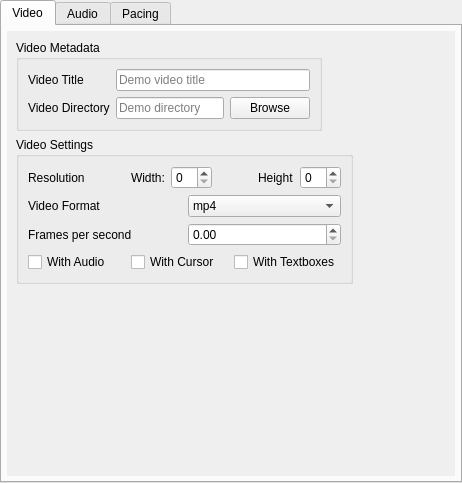
<?xml version="1.0" encoding="UTF-8"?>
<ui version="4.0">
 <class>renderOp</class>
 <widget class="QWidget" name="renderOp">
  <property name="geometry">
   <rect>
    <x>0</x>
    <y>0</y>
    <width>462</width>
    <height>483</height>
   </rect>
  </property>
  <layout class="QVBoxLayout" name="verticalLayout_4">
   <property name="leftMargin">
    <number>0</number>
   </property>
   <property name="topMargin">
    <number>0</number>
   </property>
   <property name="rightMargin">
    <number>0</number>
   </property>
   <property name="bottomMargin">
    <number>0</number>
   </property>
   <item>
    <widget class="QTabWidget" name="renderTabTabs">
     <property name="acceptDrops">
      <bool>false</bool>
     </property>
     <property name="autoFillBackground">
      <bool>false</bool>
     </property>
     <property name="currentIndex">
      <number>0</number>
     </property>
     <property name="elideMode">
      <enum>Qt::ElideRight</enum>
     </property>
     <property name="documentMode">
      <bool>false</bool>
     </property>
     <property name="movable">
      <bool>true</bool>
     </property>
     <widget class="QWidget" name="renderTabVideoTab">
      <attribute name="title">
       <string>Video</string>
      </attribute>
      <layout class="QVBoxLayout" name="verticalLayout_2">
       <property name="leftMargin">
        <number>5</number>
       </property>
       <property name="topMargin">
        <number>5</number>
       </property>
       <property name="rightMargin">
        <number>5</number>
       </property>
       <property name="bottomMargin">
        <number>5</number>
       </property>
       <item>
        <widget class="QScrollArea" name="scrollArea">
         <property name="autoFillBackground">
          <bool>false</bool>
         </property>
         <property name="frameShape">
          <enum>QFrame::NoFrame</enum>
         </property>
         <property name="frameShadow">
          <enum>QFrame::Plain</enum>
         </property>
         <property name="lineWidth">
          <number>0</number>
         </property>
         <property name="widgetResizable">
          <bool>true</bool>
         </property>
         <widget class="QWidget" name="scrollAreaWidgetContents">
          <property name="geometry">
           <rect>
            <x>0</x>
            <y>0</y>
            <width>446</width>
            <height>444</height>
           </rect>
          </property>
          <layout class="QFormLayout" name="formLayout_10">
           <item row="0" column="0">
            <widget class="QGroupBox" name="groupBox">
             <property name="sizePolicy">
              <sizepolicy hsizetype="Expanding" vsizetype="Preferred">
               <horstretch>0</horstretch>
               <verstretch>0</verstretch>
              </sizepolicy>
             </property>
             <property name="title">
              <string>Video Metadata</string>
             </property>
             <layout class="QFormLayout" name="formLayout">
              <item row="0" column="0">
               <widget class="QLabel" name="videoTitleLabel">
                <property name="text">
                 <string>Video Title</string>
                </property>
               </widget>
              </item>
              <item row="0" column="1">
               <widget class="QLineEdit" name="renderOutputTitle">
                <property name="placeholderText">
                 <string>Demo video title</string>
                </property>
               </widget>
              </item>
              <item row="1" column="0">
               <widget class="QLabel" name="videoDirectoryLabel">
                <property name="text">
                 <string>Video Directory</string>
                </property>
               </widget>
              </item>
              <item row="1" column="1">
               <layout class="QHBoxLayout" name="horizontalLayout">
                <property name="spacing">
                 <number>6</number>
                </property>
                <property name="sizeConstraint">
                 <enum>QLayout::SetDefaultConstraint</enum>
                </property>
                <item>
                 <widget class="QLineEdit" name="renderOutputDir">
                  <property name="placeholderText">
                   <string>Demo directory</string>
                  </property>
                 </widget>
                </item>
                <item>
                 <widget class="QPushButton" name="renderBrowseDirBtn">
                  <property name="text">
                   <string>Browse</string>
                  </property>
                 </widget>
                </item>
               </layout>
              </item>
             </layout>
            </widget>
           </item>
           <item row="1" column="0">
            <widget class="QGroupBox" name="groupBox_2">
             <property name="sizePolicy">
              <sizepolicy hsizetype="Expanding" vsizetype="Preferred">
               <horstretch>0</horstretch>
               <verstretch>0</verstretch>
              </sizepolicy>
             </property>
             <property name="title">
              <string>Video Settings</string>
             </property>
             <layout class="QVBoxLayout" name="verticalLayout_3">
              <item>
               <layout class="QHBoxLayout" name="horizontalLayout_2">
                <item>
                 <widget class="QLabel" name="label">
                  <property name="text">
                   <string>Resolution</string>
                  </property>
                 </widget>
                </item>
                <item>
                 <spacer name="horizontalSpacer_2">
                  <property name="orientation">
                   <enum>Qt::Horizontal</enum>
                  </property>
                  <property name="sizeHint" stdset="0">
                   <size>
                    <width>40</width>
                    <height>20</height>
                   </size>
                  </property>
                 </spacer>
                </item>
                <item>
                 <widget class="QLabel" name="label_2">
                  <property name="text">
                   <string>Width:</string>
                  </property>
                 </widget>
                </item>
                <item>
                 <widget class="QSpinBox" name="renderResW"/>
                </item>
                <item>
                 <spacer name="horizontalSpacer">
                  <property name="orientation">
                   <enum>Qt::Horizontal</enum>
                  </property>
                  <property name="sizeType">
                   <enum>QSizePolicy::Fixed</enum>
                  </property>
                  <property name="sizeHint" stdset="0">
                   <size>
                    <width>40</width>
                    <height>20</height>
                   </size>
                  </property>
                 </spacer>
                </item>
                <item>
                 <widget class="QLabel" name="label_3">
                  <property name="text">
                   <string>Height</string>
                  </property>
                 </widget>
                </item>
                <item>
                 <widget class="QSpinBox" name="renderResH"/>
                </item>
               </layout>
              </item>
              <item>
               <layout class="QHBoxLayout" name="horizontalLayout_4">
                <item>
                 <widget class="QLabel" name="videoFormatLabel">
                  <property name="text">
                   <string>Video Format</string>
                  </property>
                 </widget>
                </item>
                <item>
                 <widget class="QComboBox" name="renderOutputFormat">
                  <item>
                   <property name="text">
                    <string>mp4</string>
                   </property>
                  </item>
                  <item>
                   <property name="text">
                    <string>avi</string>
                   </property>
                  </item>
                  <item>
                   <property name="text">
                    <string>mov</string>
                   </property>
                  </item>
                  <item>
                   <property name="text">
                    <string>mkv</string>
                   </property>
                  </item>
                 </widget>
                </item>
               </layout>
              </item>
              <item>
               <layout class="QHBoxLayout" name="horizontalLayout_5">
                <item>
                 <widget class="QLabel" name="label_4">
                  <property name="text">
                   <string>Frames per second</string>
                  </property>
                 </widget>
                </item>
                <item>
                 <widget class="QDoubleSpinBox" name="renderFpsSb"/>
                </item>
               </layout>
              </item>
              <item>
               <layout class="QHBoxLayout" name="horizontalLayout_3">
                <item>
                 <widget class="QCheckBox" name="renderAudioCheck">
                  <property name="text">
                   <string>With Audio</string>
                  </property>
                 </widget>
                </item>
                <item>
                 <widget class="QCheckBox" name="renderCursorCheck">
                  <property name="text">
                   <string>With Cursor</string>
                  </property>
                 </widget>
                </item>
                <item>
                 <widget class="QCheckBox" name="renderTextCheck">
                  <property name="text">
                   <string>With Textboxes</string>
                  </property>
                 </widget>
                </item>
               </layout>
              </item>
             </layout>
            </widget>
           </item>
          </layout>
         </widget>
        </widget>
       </item>
      </layout>
     </widget>
     <widget class="QWidget" name="renderTabAudioTab">
      <attribute name="title">
       <string>Audio</string>
      </attribute>
      <layout class="QVBoxLayout" name="verticalLayout_6">
       <item>
        <widget class="QScrollArea" name="scrollArea_2">
         <property name="widgetResizable">
          <bool>true</bool>
         </property>
         <widget class="QWidget" name="scrollAreaWidgetContents_2">
          <property name="geometry">
           <rect>
            <x>0</x>
            <y>0</y>
            <width>436</width>
            <height>434</height>
           </rect>
          </property>
          <layout class="QFormLayout" name="formLayout_11"/>
         </widget>
        </widget>
       </item>
      </layout>
     </widget>
     <widget class="QWidget" name="renderTabPacingTab">
      <attribute name="title">
       <string>Pacing</string>
      </attribute>
      <layout class="QVBoxLayout" name="verticalLayout_8">
       <item>
        <widget class="QScrollArea" name="scrollArea_3">
         <property name="widgetResizable">
          <bool>true</bool>
         </property>
         <widget class="QWidget" name="scrollAreaWidgetContents_3">
          <property name="geometry">
           <rect>
            <x>0</x>
            <y>0</y>
            <width>436</width>
            <height>434</height>
           </rect>
          </property>
          <layout class="QFormLayout" name="formLayout_12"/>
         </widget>
        </widget>
       </item>
      </layout>
     </widget>
    </widget>
   </item>
  </layout>
 </widget>
 <resources/>
 <connections>
  <connection>
   <sender>renderBrowseDirBtn</sender>
   <signal>clicked()</signal>
   <receiver>renderOutputDir</receiver>
   <slot>update()</slot>
   <hints>
    <hint type="sourcelabel">
     <x>331</x>
     <y>146</y>
    </hint>
    <hint type="destinationlabel">
     <x>180</x>
     <y>105</y>
    </hint>
   </hints>
  </connection>
 </connections>
</ui>
